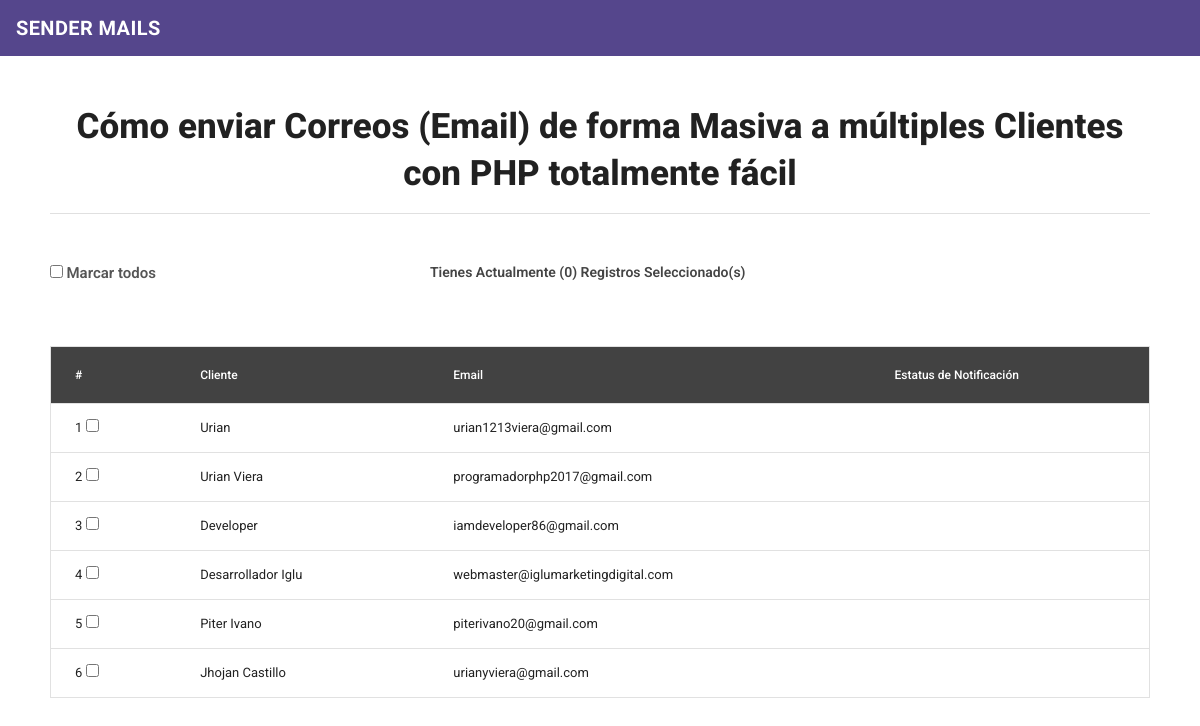
The page / on the database its author committed.
### tables this page shows
CREATE TABLE `clients` (
  `id` int(10) NOT NULL,
  `cliente` varchar(150) DEFAULT NULL,
  `correo` varchar(100) DEFAULT NULL,
  `notificacion` int(2) DEFAULT NULL
);

### index.php (the view, shortened to what this page needs)
<!DOCTYPE html>
<html lang="es">
  <head>
    <link rel="stylesheet" href="https://cdnjs.cloudflare.com/ajax/libs/material-design-iconic-font/2.2.0/css/material-design-iconic-font.min.css">
    <link rel="stylesheet" type="text/css" href="css/material.min.css">
    <link rel="stylesheet" type="text/css" href="css/home.css">
  </head>
  <body>
<nav class="navbar navbar-light" style="background-color: #55468c !important;">
  <a class="navbar-brand" href="#">
   <strong style="color: #fff">SENDER MAILS</strong>
  </a>
</nav>
<div class="container mt-5">
  <h3 class="text-center mb-5" style="font-weight: 800; font-size: 35px">
    Cómo enviar Correos (Email) de forma Masiva a múltiples Clientes con PHP totalmente fácil
    <hr>
  </h3>
<?php
include('config.php');
  $QueryInmuebleDetalle = ("SELECT * FROM clients WHERE correo !='' limit 10000 ");
  $resultadoInmuebleDetalle = mysqli_query($con, $QueryInmuebleDetalle);
?>
<form action="enviarEmail.php" method="post">
  <div class="row mb-5">
    <div class="col-4">
      <input type="checkbox" onclick="marcarCheckbox(this);"/>
      <label id="marcas">Marcar todos</label>
    </div>
    <div class="col-4">
       <p id="resp"></p>
    </div>
     <div class="col-4">
    </div>
  </div>
  <div class="table-responsive mb-5">
  <table class="table  table-hover table-bordered">
         <thead class="thead-dark">
           <tr>
                <th> # </th>
                <th>Cliente</th>
                <th>Email</th>
                <th>Estatus de Notificación</th>
            </tr>
        </thead>
        <tbody>
          <?php
          $i = 1;
          while ($dataClientes = mysqli_fetch_array($resultadoInmuebleDetalle)) { ?>
            <tr>
                <td>
                  <?php echo $i; ?>
                    <input type="checkbox"  name="correo[]" class="CheckedAK" correo="<?php echo $dataClientes['correo']; ?>" value="<?php echo $dataClientes['correo']; ?>"/>
                  </td>
                <td><?php echo $dataClientes['cliente']; ?></td>
                <td><?php echo $dataClientes['correo']; ?></td>
                <td>
                </td>
            </tr>
          <?php $i++; } ?>
        </tbody>
    </table>
  </div>
</div>
  </body>
</html>

### css/home.css (style rules this page uses)
#resp { color: #444; font-weight: 600; }
#marcas { color:#555; font-size:15px; font-weight: 600; }

### rows shown on the page
clients: cliente "Urian", correo "urian1213viera@gmail.com"
clients: cliente "Urian Viera", correo "programadorphp2017@gmail.com"
clients: cliente "Developer", correo "iamdeveloper86@gmail.com"
clients: cliente "Desarrollador Iglu", correo "webmaster@iglumarketingdigital.com"
clients: cliente "Piter Ivano", correo "piterivano20@gmail.com"
clients: cliente "Jhojan Castillo", correo "urianyviera@gmail.com"
